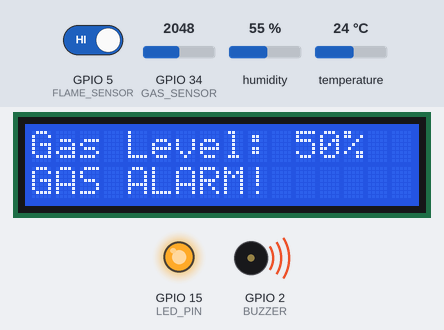
A sketch run on a simulated ESP32. Parts: 16×2 character LCD, output pins drawn as LEDs (lit = HIGH), buzzer (waves = sounding, pin HIGH). Inputs (shaded band) come from the test bench; at power-on: GPIO 5 (FLAME_SENSOR) HIGH, GPIO 34 (GAS_SENSOR) = 2048, humidity 55 %, temperature 24 °C. WiFi joins after 1.5 s; servers stay silent unless stated; what the sketch prints to the serial monitor is not drawn.

Above: at 11.7 s.
11.8 s: GPIO 5 (FLAME_SENSOR) driven LOW
At 13.3 s:
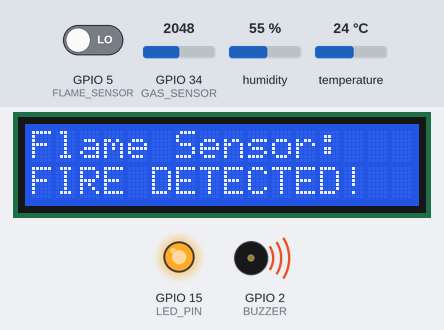
20.0 s: GPIO 34 (GAS_SENSOR) set to 2005
At 22.9 s:
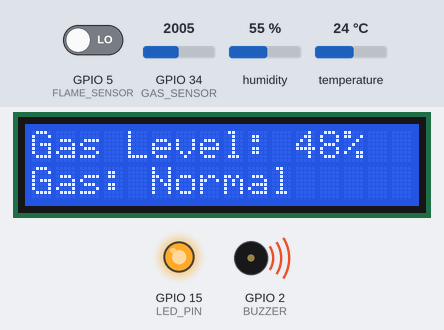
28.2 s: GPIO 5 (FLAME_SENSOR) driven HIGH
At 31.3 s:
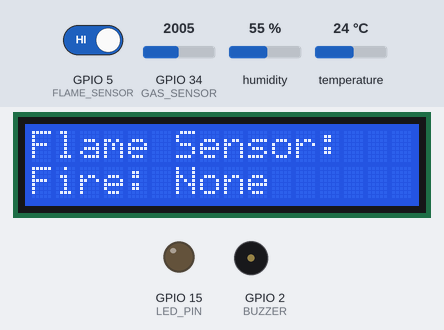
36.4 s: GPIO 34 (GAS_SENSOR) set to 2866
At 38.7 s:
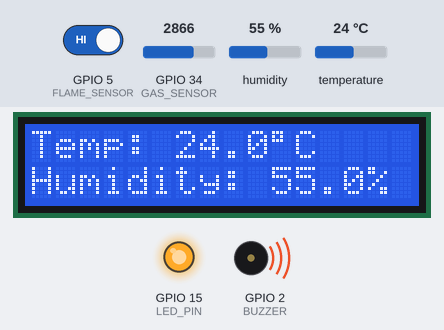
44.6 s: humidity set to 22 %
At 50.3 s:
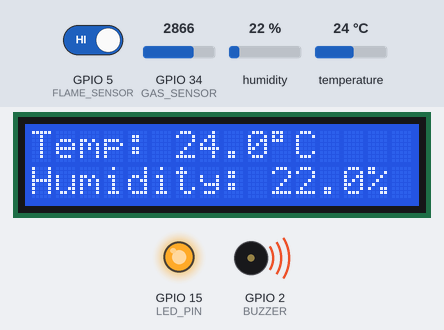
52.8 s: temperature set to 12 °C
At 56.4 s:
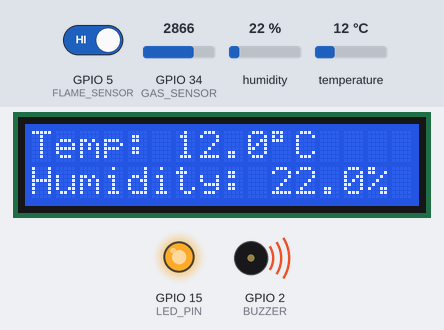
Timing chart, 0 to 57.9 s (numbered marks = the images above; inputs shaded):
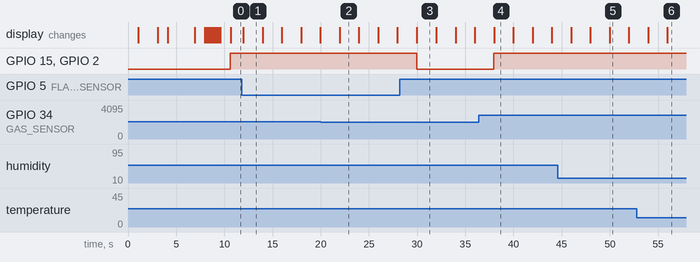

The sketch:

GAS_level_monitoring_system_with_blynk.ino
```cpp
// Blynk credentials - MUST BE BEFORE INCLUDING LIBRARIES
#define BLYNK_TEMPLATE_ID "TMPL6hwth8ktC"
#define BLYNK_TEMPLATE_NAME "GAS level monitoring system"
#define BLYNK_AUTH_TOKEN "N_a08cz6N5Glqv_ZMdY_iIQFe6MvnHN7"

//Include the library files
#include <LiquidCrystal_I2C.h>
#include <Wire.h>
#include <WiFiClient.h>
#include <BlynkSimpleEsp32.h>
#include <DHT.h>  // DHT sensor library

// Define sensor and actuator pins
#define GAS_SENSOR 34
#define BUZZER 2
#define DHT_PIN 4      // Change to your DHT11 data pin
#define FLAME_SENSOR 5 // Change to your flame sensor pin
#define LED_PIN 15     // Define the pin for the external LED (D15) - NEW
#define DHT_TYPE DHT11 // DHT sensor type

// Notification timing variables
unsigned long lastGasNotificationTime = 0;
unsigned long lastFlameNotificationTime = 0;
unsigned long lastTempNotificationTime = 0;
const unsigned long notificationDelay = 60000; // 1 minute between notifications

// Initialize the LCD display
LiquidCrystal_I2C lcd(0x27, 16, 2);

// Initialize DHT sensor
DHT dht(DHT_PIN, DHT_TYPE);

BlynkTimer timer;

//WiFi credentials
char ssid[] = "asparagus"; // <-- Make sure to put your actual WiFi SSID here
char pass[] = "235235235"; // <-- Make sure to put your actual WiFi Password here

// Variables to track alarm status
bool gasAlarm = false;
bool flameAlarm = false;

// Debug function that uses LCD instead of Serial
void lcdDebug(String message, int line = 0, bool clearScreen = true) {
  if (clearScreen) {
    lcd.clear();
  }
  lcd.setCursor(0, line);
  lcd.print(message);
  delay(1000); // Short delay to make messages readable
}

void setup() {
  // Initialize Serial
  Serial.begin(115200);

  // Initialize I2C
  Wire.begin();

  // Initialize LCD
  lcd.init();
  lcd.backlight();
  lcdDebug("LCD OK", 0, true);

  // Initialize sensors, buzzer, and LED
  pinMode(BUZZER, OUTPUT);
  pinMode(LED_PIN, OUTPUT); // Initialize the LED pin as output - NEW
  pinMode(FLAME_SENSOR, INPUT);
  dht.begin();
  digitalWrite(BUZZER, LOW); // Ensure buzzer is off initially
  digitalWrite(LED_PIN, LOW);  // Ensure LED is off initially - NEW
  lcdDebug("Sensors OK", 1, false);
  delay(1000);

  // Connect to WiFi and Blynk
  lcdDebug("WiFi: Connecting", 0, true);
  lcdDebug(ssid, 1, false);

  // Try to connect to Blynk with timeout
  int timeout = 0;
  Blynk.begin(BLYNK_AUTH_TOKEN, ssid, pass, "blynk.cloud", 80);

  while (!Blynk.connected() && timeout < 20) {
    delay(500);
    // Avoid printing dots over the SSID if it's long
    if (strlen(ssid) < 16) {
        lcd.setCursor(timeout, 1);
        lcd.print(".");
    }
    timeout++;
    Serial.print("."); // Also print dots to Serial monitor for debugging
  }
   Serial.println(); // Newline after connection attempt dots

  if (Blynk.connected()) {
    lcdDebug("Blynk connected!", 0, true);
    Serial.println("Blynk connected!");
  } else {
    lcdDebug("Blynk failed", 0, true);
    lcdDebug("Check credentials", 1, false);
    Serial.println("Blynk connection failed. Check credentials/network.");
    delay(3000);
  }

  // Set up timer for sensor readings
  timer.setInterval(2000L, sendSensorData); // Read sensors every 2 seconds

  // Show system ready
  lcd.clear();
  lcd.setCursor(1, 0);
  lcd.print("System Loading");
  for (int a = 0; a <= 15; a++) {
    lcd.setCursor(a, 1);
    lcd.print(".");
    delay(100);
  }
  lcd.clear();
  lcd.setCursor(0, 0);
  lcd.print("System Ready");
  delay(1000);
  lcd.clear();
}

// Function to read all sensors and send data to Blynk
void sendSensorData() {
  // Read gas sensor
  int gasValueRaw = analogRead(GAS_SENSOR);
  // Map the 12-bit ADC range (0-4095) to a percentage (0-100)
  int gasValue = map(gasValueRaw, 0, 4095, 0, 100);

  // Read flame sensor (digital signal - LOW when flame detected)
  bool flameDetected = !digitalRead(FLAME_SENSOR); // Invert logic: LOW means detected (true)

  // Read temperature and humidity from DHT11
  float humidity = dht.readHumidity();
  float temperature = dht.readTemperature();

  // Check if any reading failed (often returns NaN - Not a Number)
  if (isnan(humidity) || isnan(temperature)) {
    Serial.println("Failed to read from DHT sensor!");
    // Optional: use default values or last known good values
    // For simplicity, setting to 0 here if read fails.
    humidity = 0.0;
    temperature = 0.0;
  }

  // Update alarm states
  gasAlarm = (gasValue >= 50); // Trigger gas alarm if level is 50% or higher
  flameAlarm = flameDetected;  // Flame alarm is true if flameDetected is true

  // Activate buzzer AND LED if any alarm condition is met
  if (gasAlarm || flameAlarm) {
    digitalWrite(BUZZER, HIGH);
    digitalWrite(LED_PIN, HIGH); // Turn LED ON - NEW
    Serial.println("ALARM ACTIVE!"); // Debug output
  } else {
    digitalWrite(BUZZER, LOW);
    digitalWrite(LED_PIN, LOW);  // Turn LED OFF - NEW
  }

  // Update Blynk if connected
  if (Blynk.connected()) {
    Blynk.virtualWrite(V0, gasValue);       // Send Gas level to Blynk V0
    Blynk.virtualWrite(V1, flameDetected ? 1 : 0); // Send Flame status (1=Detected, 0=None) to Blynk V1
    Blynk.virtualWrite(V2, temperature);    // Send Temperature to Blynk V2
    Blynk.virtualWrite(V3, humidity);       // Send Humidity to Blynk V3

    // Update LED widgets on Blynk app
    Blynk.virtualWrite(V4, gasAlarm ? 255 : 0);   // Gas alarm LED on Blynk (V4)
    Blynk.virtualWrite(V5, flameAlarm ? 255 : 0); // Flame alarm LED on Blynk (V5)

    // Send LCD content to Blynk virtual pin V6
    String lcdContent = ""; // Will be filled below based on displayMode

    // --- Notification Logic ---
    unsigned long currentTime = millis(); // Get current time once for efficiency

    // Gas alert notification
    if (gasAlarm && (currentTime - lastGasNotificationTime > notificationDelay)) {
      String gasMsg = String("WARNING: Gas level at ") + gasValue + "%!";
      Blynk.logEvent("gas_alert", gasMsg);
      Serial.println(gasMsg);
      lastGasNotificationTime = currentTime;
    }

    // Flame alert notification
    if (flameAlarm && (currentTime - lastFlameNotificationTime > notificationDelay)) {
      String fireMsg = "DANGER: Fire detected!";
      Blynk.logEvent("fire_alert", fireMsg);
       Serial.println(fireMsg);
      lastFlameNotificationTime = currentTime;
    }

    // High temperature notification (optional - threshold is 40 C)
    if (temperature > 40.0 && (currentTime - lastTempNotificationTime > notificationDelay)) {
       String tempMsg = String("WARNING: High temperature detected: ") + temperature + " C";
       Blynk.logEvent("temp_alert", tempMsg);
       Serial.println(tempMsg);
       lastTempNotificationTime = currentTime;
    }
  } else {
    // Optional: Handle case where Blynk disconnects during operation
     Serial.println("Blynk disconnected, attempting to reconnect...");
     // Note: Blynk.run() in loop() will handle reconnection attempts automatically.
  }


  // Update LCD display with rotating sensor data
  static int displayMode = 0; // Static variable to remember the display mode
  lcd.clear();
  String lcdContentForBlynk = ""; // String to store LCD content for V6

  // Rotate between different sensor displays every 2 seconds (since sendSensorData runs every 2s)
  switch (displayMode) {
    case 0: // Display Gas Level and Status
      lcd.setCursor(0, 0);
      lcd.print("Gas Level: ");
      lcd.print(gasValue);
      lcd.print("%"); // Show percentage symbol
      lcd.setCursor(0, 1);
      if (gasAlarm) {
        lcd.print("GAS ALARM!");
        lcdContentForBlynk = "Gas: " + String(gasValue) + "%\nGAS ALARM!";
      } else {
        lcd.print("Gas: Normal");
        lcdContentForBlynk = "Gas: " + String(gasValue) + "%\nGas: Normal";
      }
      break;

    case 1: // Display Flame Sensor Status
      lcd.setCursor(0, 0);
      lcd.print("Flame Sensor:");
      lcd.setCursor(0, 1);
      if (flameAlarm) {
        lcd.print("FIRE DETECTED!");
        lcdContentForBlynk = "Flame Sensor\nFIRE DETECTED!";
      } else {
        lcd.print("Fire: None");
        lcdContentForBlynk = "Flame Sensor\nFire: None";
      }
      break;

    case 2: // Display Temperature and Humidity
      lcd.setCursor(0, 0);
      lcd.print("Temp: ");
      lcd.print(temperature, 1); // Print temperature with 1 decimal place
      lcd.print((char)223); // Degree symbol
      lcd.print("C");
      lcd.setCursor(0, 1);
      lcd.print("Humidity: ");
      lcd.print(humidity, 1); // Print humidity with 1 decimal place
      lcd.print("%");
      lcdContentForBlynk = "Temp: " + String(temperature, 1) + " C\nHumidity: " + String(humidity, 1) + "%";
      break;
  }

   // Send the generated LCD content string to Blynk virtual pin V6 if connected
  if (Blynk.connected()) {
      Blynk.virtualWrite(V6, lcdContentForBlynk);
  }

  // Update display mode for the next cycle (cycles through 0, 1, 2)
  displayMode = (displayMode + 1) % 3;

  // Print sensor values to Serial monitor for debugging
  Serial.print("Gas: "); Serial.print(gasValue); Serial.print("% | ");
  Serial.print("Flame: "); Serial.print(flameDetected ? "DETECTED" : "None"); Serial.print(" | ");
  Serial.print("Temp: "); Serial.print(temperature); Serial.print(" *C | ");
  Serial.print("Humidity: "); Serial.print(humidity); Serial.println(" %");

}

void loop() {
  if (Blynk.connected()) { // Only run Blynk functions if connected
    Blynk.run();
  } else {
    // Optional: Attempt to reconnect if disconnected for a while
    // Blynk.connect(); // Be careful with this, might block excessively
    Serial.println("Waiting for Blynk connection...");
    delay(1000); // Prevent tight loop spamming Serial if disconnected
     // Attempt reconnection via Blynk.begin (less aggressive than Blynk.connect())
     // This part might be redundant if Blynk.run() handles it well enough
     if (!Blynk.connected()) {
        Serial.println("Attempting manual reconnect...");
        Blynk.begin(BLYNK_AUTH_TOKEN, ssid, pass, "blynk.cloud", 80);
        delay(2000); // Give it a moment to try
     }
  }
  timer.run(); // Always run the timer to keep sensor readings going
  // A small delay is often good practice but not strictly necessary if timer.run() dominates loop time.
  // delay(100); // Can be removed if timer interval is short enough
}
```

Measured:
- the behaviour switches between 2048 and 2047 on GPIO 34 (GAS_SENSOR) (found by bisection; images 1 and 2)
- after the input at 11.8 s, the display: changes after 0.16 s (image 1)
- after the input at 20.0 s, the display: changes after 2.0 s (image 2)
- after the input at 28.2 s, GPIO 15 (LED_PIN), GPIO 2 (BUZZER): HIGH → LOW after 1.8 s; the display: changes after 1.8 s (image 3)
- after the input at 36.4 s, GPIO 15 (LED_PIN), GPIO 2 (BUZZER): LOW → HIGH after 1.6 s
- what the display in image 1 shows lasts 2.0 s, from 12.0 s to 14.0 s
